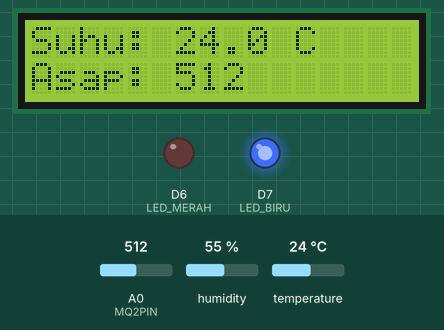
Bench run of a sketch on a simulated ESP8266 (NodeMCU). On the bench: 16×2 character LCD, output pins drawn as LEDs (lit = HIGH). The test bench sets the inputs (shaded band); at power-on: A0 (MQ2PIN) = 512, temperature 24 °C, humidity 55 %. WiFi joins after 1.5 s; servers stay silent unless stated; uploads are accepted with an empty reply; what the sketch prints to the serial monitor is not drawn.

Above: at 4.7 s.
4.8 s: A0 (MQ2PIN) set to 312
At 9.7 s:
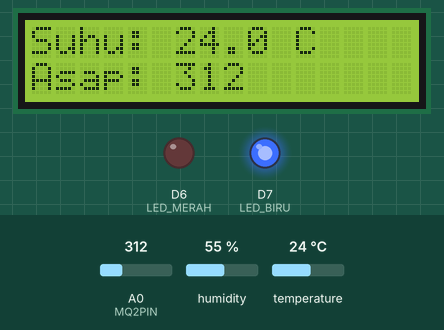
10.4 s: A0 (MQ2PIN) set to 293
At 14.6 s:
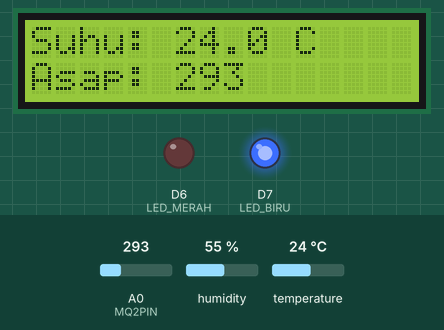
16.0 s: temperature set to 12 °C
At 19.4 s:
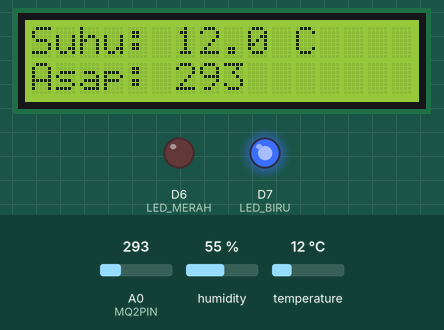
21.6 s: temperature set to 19 °C
At 24.3 s:
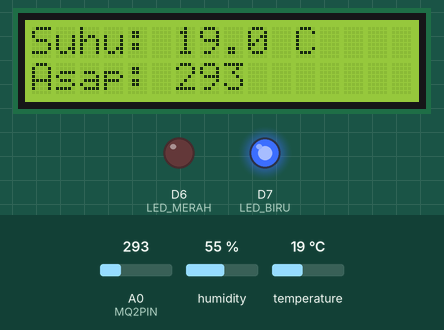
27.2 s: temperature set to 28 °C
At 29.4 s:
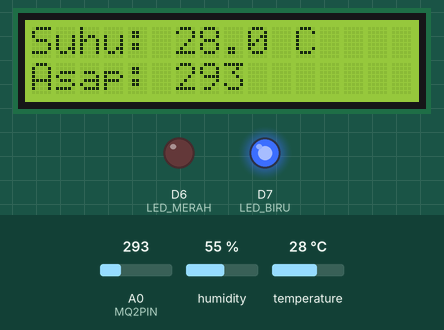
32.8 s: A0 (MQ2PIN) set to 306
At 34.3 s:
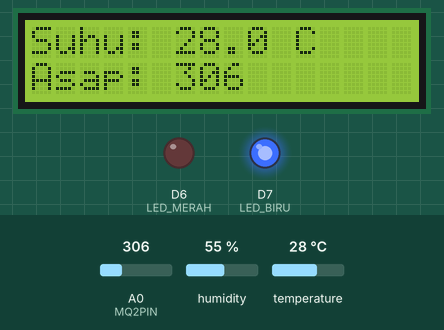
Timing chart, 0 to 35.8 s (numbered marks = the images above; inputs shaded):
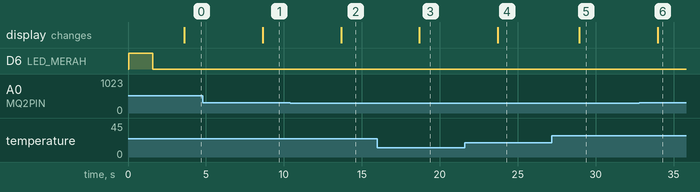

The sketch:

code_Tess.ino
```cpp
#include <Wire.h>
#include <LiquidCrystal_I2C.h>
#include <DHT.h>
#include <ESP8266WiFi.h>
#include <ESP8266HTTPClient.h>
#include <ESP8266WebServer.h>

LiquidCrystal_I2C lcd(0x27, 16, 2);

// Inisialisasi MQ2
#define MQ2PIN A0
#define DHTPIN D5

// Inisialisasi LED
#define LED_MERAH D6
#define LED_BIRU D7
#define DHTTYPE DHT22   // DHT 22
DHT dht(DHTPIN, DHTTYPE);

const char* ssid = "LIFEMEDIA";
const char* password = "lifemediajaya";

unsigned long lastDataSendTime = 0;
const unsigned long dataSendInterval = 20000;

const char *host = "172.16.100.197";

void connectWiFi() {
  Serial.println("Menghubungkan ke WiFi...");
  WiFi.begin(ssid, password);

  int attempt = 0;
  while (WiFi.status() != WL_CONNECTED && attempt < 20) {
    delay(500);
    Serial.print(".");
    attempt++;
  }

  if (WiFi.status() == WL_CONNECTED) {
    Serial.println("\nWiFi Terhubung!");
    Serial.print("IP ESP8266: ");
    Serial.println(WiFi.localIP());
    digitalWrite(LED_MERAH, LOW);
    digitalWrite(LED_BIRU, HIGH);
  } else {
    Serial.println("\nGagal Terhubung ke WiFi!");
    digitalWrite(LED_MERAH, HIGH);
    digitalWrite(LED_BIRU, LOW);
  }
}

void setup() {
  Serial.begin(115200);
  Wire.begin(D2, D1);
  lcd.begin(16, 2);
  lcd.setBacklight(255);

  pinMode(LED_MERAH, OUTPUT);
  pinMode(LED_BIRU, OUTPUT);
  pinMode(MQ2PIN, INPUT);

  dht.begin();

  digitalWrite(LED_MERAH, HIGH);
  digitalWrite(LED_BIRU, LOW);

  lcd.setCursor(0, 0);
  lcd.print("Connecting...");
  connectWiFi();
  delay(2000);
}

void loop() {
  if (WiFi.status() != WL_CONNECTED) {
    connectWiFi();
  }

  float suhu = dht.readTemperature();
  int asap = analogRead(MQ2PIN);
  unsigned long currentTime = millis();
  String status = "Aman";

  if (isnan(suhu)) {
    Serial.println("Gagal membaca suhu!");
    suhu = -1;
  }

  // Menentukan status berdasarkan suhu dan kadar asap
  if (suhu > 32 || asap > 300) {
    status = "Bahaya";
  } else {
    status = "Aman";
  }

  Serial.print("Suhu: ");
  Serial.print(suhu);
  Serial.print(" C | Asap: ");
  Serial.print(asap);
  Serial.print(" | Status: ");
  Serial.println(status);

  lcd.clear();
  lcd.setCursor(0, 0);
  lcd.print("Suhu: ");
  if (suhu != -1) {
    lcd.print(suhu, 1);
    lcd.print(" C");
  } else {
    lcd.print("Error");
  }

  lcd.setCursor(0, 1);
  lcd.print("Asap: ");
  lcd.print(asap);

  if (WiFi.status() != WL_CONNECTED) {
    digitalWrite(LED_MERAH, HIGH);
    digitalWrite(LED_BIRU, LOW);
    Serial.println("WiFi Terputus! Mencoba menyambung kembali...");
    connectWiFi();
  } else {
    digitalWrite(LED_MERAH, LOW);
    digitalWrite(LED_BIRU, HIGH);
  }

  // Kirim data setiap 20 detik
  if (WiFi.status() == WL_CONNECTED && millis() - lastDataSendTime >= dataSendInterval) {
    WiFiClient client;
    HTTPClient http;

    Serial.println("Mengirim data ke server...");

    String postData = "suhu=" + String(suhu) + "&kadar_asap=" + String(asap) + "&status=" + status;

    String link = "http://172.16.100.197/rombak_codemonitor/kirim.php"; // Pastikan URL benar dan dapat diakses

    http.begin(client, link);
    http.addHeader("Content-Type", "application/x-www-form-urlencoded");

    int httpCode = http.POST(postData);
    String payload = http.getString();

    Serial.println(httpCode);   // Print HTTP return code
    Serial.println(payload);
    http.end();
    lastDataSendTime = millis();
  }

  delay(5000);
}
```

Measured:
- after the input at 4.8 s, the display: changes after 3.8 s (image 1)
- after the input at 10.4 s, the display: changes after 3.3 s (image 2)
- after the input at 16.0 s, the display: changes after 2.7 s (image 3)
- after the input at 21.6 s, the display: changes after 2.1 s (image 4)
- after the input at 27.2 s, the display: changes after 1.8 s (image 5)
- after the input at 32.8 s, the display: changes after 1.2 s (image 6)
